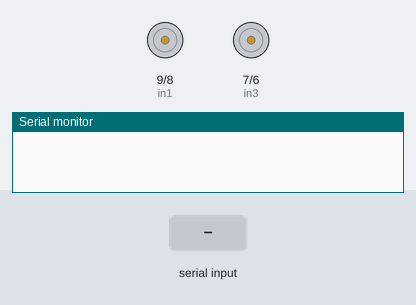
A sketch run on a simulated Arduino Uno, built with avr-gcc and run on an emulated ATmega328P. On the bench: motor-driver pin pairs drawn as motors (green arrow = first pin HIGH = forward, orange = second pin HIGH = backward, longer = more drive, scaled by the enable pin), the last lines printed to the serial monitor. Inputs (shaded band) come from the test bench.

Above: at 1.2 s.
1.3 s: "F" received over Serial
At 2.5 s:
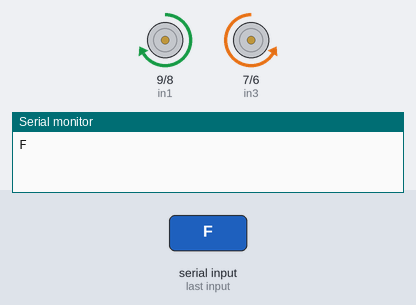
2.8 s: "B" received over Serial
At 3.8 s:
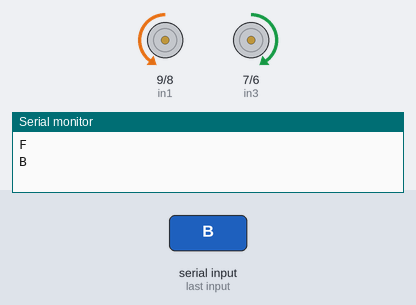
4.3 s: "L" received over Serial
At 5.0 s:
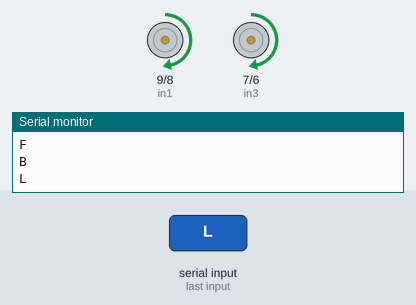
5.8 s: "R" received over Serial
At 6.1 s:
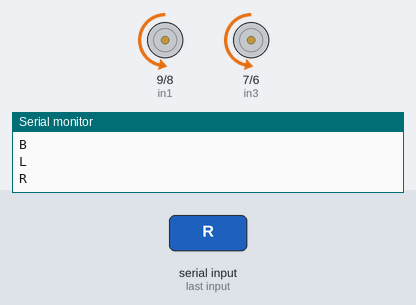
Timing chart, 0 to 8.3 s (numbered marks = the images above; inputs shaded):
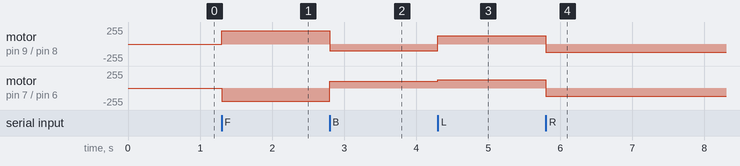

Measured:
- after the input at 1.3 s, motor on pin 9 (in1) / pin 8 (in2): stopped → forward 200/255 at once; motor on pin 7 (in3) / pin 6 (in4): stopped → backward 200/255 at once
- after the input at 2.8 s, motor on pin 9 (in1) / pin 8 (in2): forward 200/255 → backward 100/255 at once; motor on pin 7 (in3) / pin 6 (in4): backward 200/255 → forward 100/255 at once
- after the input at 4.3 s, motor on pin 9 (in1) / pin 8 (in2): backward 100/255 → forward 125/255 at once; motor on pin 7 (in3) / pin 6 (in4): forward 100/255 → forward 125/255 at once
- after the input at 5.8 s, motor on pin 9 (in1) / pin 8 (in2), motor on pin 7 (in3) / pin 6 (in4): forward 125/255 → backward 125/255 at once

The sketch:

BluetoothPhoneControl.ino
```cpp
// motor one
int enA = 10;
int in1 = 9;
int in2 = 8;
// motor two
int enB = 5;
int in3 = 7;
int in4 = 6;

char t;

void forward ()
{
  digitalWrite(in1, HIGH);
  digitalWrite(in2, LOW);
  analogWrite(enA, 200);
  digitalWrite(in3, LOW);
  digitalWrite(in4, HIGH);
  analogWrite(enB, 200);
}

void backward ()
{
  digitalWrite(in1, LOW);
  digitalWrite(in2, HIGH);
  analogWrite(enA, 100);
  digitalWrite(in3, HIGH);
  digitalWrite(in4, LOW);
  analogWrite(enB, 100);
}

void left ()
{
  digitalWrite(in1, HIGH);
  digitalWrite(in2, LOW);
  analogWrite(enA, 125);
  digitalWrite(in3, HIGH);
  digitalWrite(in4, LOW);
  analogWrite(enB, 125);
}

void right ()
{
  digitalWrite(in1, LOW);
  digitalWrite(in2, HIGH);
  analogWrite(enA, 125);
  digitalWrite(in3, LOW);
  digitalWrite(in4, HIGH);
  analogWrite(enB, 125);
}

void Stop ()
{
  //side R
  digitalWrite(in1, LOW);
  digitalWrite(in2, LOW);
  analogWrite(enA, 0);
  digitalWrite(in3, LOW);
  digitalWrite(in4, LOW);
  analogWrite(enB, 0);
}

void setup() {
  // put your setup code here, to run once:
  Serial.begin(9600);

  pinMode(enA, OUTPUT);
  pinMode(enB, OUTPUT);
  pinMode(in1, OUTPUT);
  pinMode(in2, OUTPUT);
  pinMode(in3, OUTPUT);
  pinMode(in4, OUTPUT);
}

void loop() {
  // put your main code here, to run repeatedly:

  if(Serial.available()){
  t = Serial.read();
  Serial.println(t);
  }
   if(t == 'F')
   {
  forward();
 }
  if(t == 'B')
  {
  backward();
 }
  if(t == 'L')
  {
  left();
 }
  if(t == 'R')
  {
  right();
 }
  if(t == 'S')
  {
  Stop();
 }
}
```
